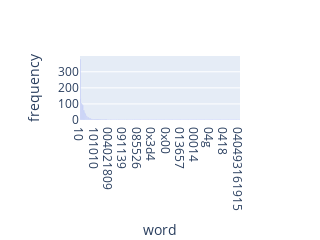

Source (notebook cell):
### Markdown cell above
### >>> **Exercise 15 (take home):** 
Additionally, you can attempt to sort the terms on the `x-axis` by frequency instead of in alphabetical order. This way the visualization is more meaninfgul and you will be able to observe the so called [long tail](https://en.wikipedia.org/wiki/Long_tail) (get familiar with this term since it will appear a lot in data mining and other statistics courses). see picture below

![alt txt](https://upload.wikimedia.org/wikipedia/commons/thumb/8/8a/Long_tail.svg/1000px-Long_tail.svg.png)

### Code cell
# Answer here
df = pd.DataFrame({'word':count_vect.get_feature_names_out()[:300],
                   'frequency':term_frequencies[:300]})
df = df.sort_values(by='frequency', ascending=False)
fig = px.bar(df, x='word', y='frequency', width=80, height=80)
fig.show()

### Figure 1 — Plotly figure (JSON) as saved in the notebook; plotly's stock layout.template omitted (floating-point values rounded to 4 significant figures; data arrays with more than 128 entries replaced by an {"elided": "..."} marker saying what was removed)
{"data": [{"alignmentgroup": "True", "hovertemplate": "word=%{x}<br>frequency=%{y}<extra></extra>", "legendgroup": "", "marker": {"color": "#636efa", "pattern": {"shape": ""}}, "name": "", "offsetgroup": "", "orientation": "v", "showlegend": false, "textposition": "auto", "type": "bar", "x": {"elided": "300 str values"}, "xaxis": "x", "y": {"elided": "300 int values"}, "yaxis": "y"}], "layout": {"barmode": "relative", "height": 80, "legend": {"tracegroupgap": 0}, "margin": {"t": 60}, "width": 80, "xaxis": {"anchor": "y", "domain": [0, 1], "title": {"text": "word"}}, "yaxis": {"anchor": "x", "domain": [0, 1], "title": {"text": "frequency"}}}}
